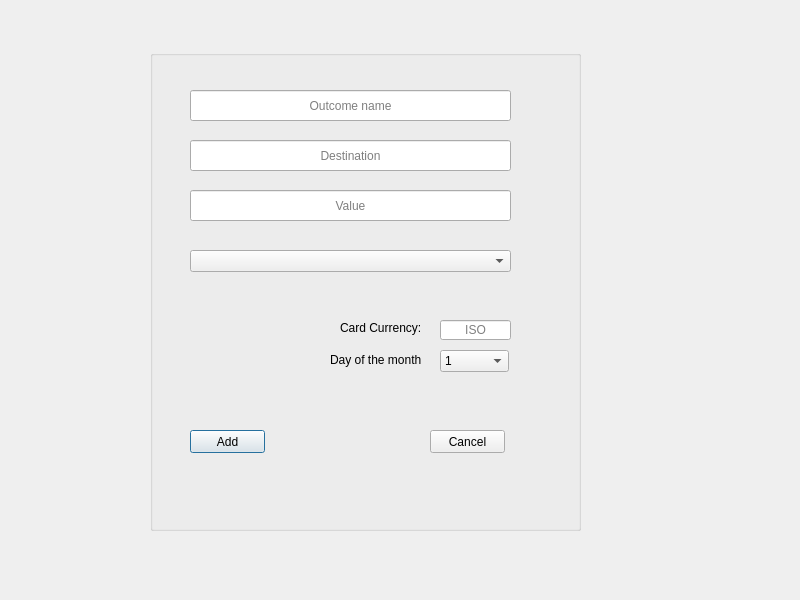
<?xml version="1.0" encoding="UTF-8"?>
<ui version="4.0">
 <class>AddOutComeDialog</class>
 <widget class="QDialog" name="AddOutComeDialog">
  <property name="geometry">
   <rect>
    <x>0</x>
    <y>0</y>
    <width>800</width>
    <height>600</height>
   </rect>
  </property>
  <property name="windowTitle">
   <string>AddOutComeDialog</string>
  </property>
  <widget class="QGroupBox" name="groupBox">
   <property name="geometry">
    <rect>
     <x>150</x>
     <y>50</y>
     <width>431</width>
     <height>481</height>
    </rect>
   </property>
   <property name="title">
    <string/>
   </property>
   <widget class="QLineEdit" name="OutcomeNameLineEdit">
    <property name="geometry">
     <rect>
      <x>40</x>
      <y>40</y>
      <width>321</width>
      <height>31</height>
     </rect>
    </property>
    <property name="alignment">
     <set>Qt::AlignCenter</set>
    </property>
    <property name="placeholderText">
     <string>Outcome name</string>
    </property>
   </widget>
   <widget class="QLineEdit" name="outcomeValue">
    <property name="geometry">
     <rect>
      <x>40</x>
      <y>140</y>
      <width>321</width>
      <height>31</height>
     </rect>
    </property>
    <property name="alignment">
     <set>Qt::AlignCenter</set>
    </property>
    <property name="placeholderText">
     <string>Value</string>
    </property>
   </widget>
   <widget class="QComboBox" name="cardsOutcomeComboBox">
    <property name="geometry">
     <rect>
      <x>40</x>
      <y>200</y>
      <width>321</width>
      <height>22</height>
     </rect>
    </property>
   </widget>
   <widget class="QComboBox" name="dayOfMonthComboBox">
    <property name="geometry">
     <rect>
      <x>290</x>
      <y>300</y>
      <width>69</width>
      <height>22</height>
     </rect>
    </property>
    <item>
     <property name="text">
      <string>1</string>
     </property>
    </item>
    <item>
     <property name="text">
      <string>2</string>
     </property>
    </item>
    <item>
     <property name="text">
      <string>3</string>
     </property>
    </item>
    <item>
     <property name="text">
      <string>4</string>
     </property>
    </item>
    <item>
     <property name="text">
      <string>5</string>
     </property>
    </item>
    <item>
     <property name="text">
      <string>6</string>
     </property>
    </item>
    <item>
     <property name="text">
      <string>7</string>
     </property>
    </item>
    <item>
     <property name="text">
      <string>8</string>
     </property>
    </item>
    <item>
     <property name="text">
      <string>9</string>
     </property>
    </item>
    <item>
     <property name="text">
      <string>10</string>
     </property>
    </item>
    <item>
     <property name="text">
      <string>11</string>
     </property>
    </item>
    <item>
     <property name="text">
      <string>12</string>
     </property>
    </item>
    <item>
     <property name="text">
      <string>13</string>
     </property>
    </item>
    <item>
     <property name="text">
      <string>14</string>
     </property>
    </item>
    <item>
     <property name="text">
      <string>15</string>
     </property>
    </item>
    <item>
     <property name="text">
      <string>16</string>
     </property>
    </item>
    <item>
     <property name="text">
      <string>17</string>
     </property>
    </item>
    <item>
     <property name="text">
      <string>18</string>
     </property>
    </item>
    <item>
     <property name="text">
      <string>19</string>
     </property>
    </item>
    <item>
     <property name="text">
      <string>20</string>
     </property>
    </item>
    <item>
     <property name="text">
      <string>21</string>
     </property>
    </item>
    <item>
     <property name="text">
      <string>22</string>
     </property>
    </item>
    <item>
     <property name="text">
      <string>23</string>
     </property>
    </item>
    <item>
     <property name="text">
      <string>24</string>
     </property>
    </item>
    <item>
     <property name="text">
      <string>25</string>
     </property>
    </item>
    <item>
     <property name="text">
      <string>26</string>
     </property>
    </item>
    <item>
     <property name="text">
      <string>27</string>
     </property>
    </item>
    <item>
     <property name="text">
      <string>28</string>
     </property>
    </item>
   </widget>
   <widget class="QLabel" name="label">
    <property name="geometry">
     <rect>
      <x>180</x>
      <y>300</y>
      <width>91</width>
      <height>20</height>
     </rect>
    </property>
    <property name="text">
     <string>Day of the month:</string>
    </property>
   </widget>
   <widget class="QPushButton" name="addPeriodicallyOutcomePushButton">
    <property name="geometry">
     <rect>
      <x>40</x>
      <y>380</y>
      <width>75</width>
      <height>23</height>
     </rect>
    </property>
    <property name="text">
     <string>Add</string>
    </property>
   </widget>
   <widget class="QPushButton" name="cancelAddOutcomePushButton">
    <property name="geometry">
     <rect>
      <x>280</x>
      <y>380</y>
      <width>75</width>
      <height>23</height>
     </rect>
    </property>
    <property name="text">
     <string>Cancel</string>
    </property>
   </widget>
   <widget class="QLabel" name="label_2">
    <property name="geometry">
     <rect>
      <x>190</x>
      <y>270</y>
      <width>81</width>
      <height>16</height>
     </rect>
    </property>
    <property name="text">
     <string>Card Currency:</string>
    </property>
   </widget>
   <widget class="QLineEdit" name="cardCurrencyISO">
    <property name="geometry">
     <rect>
      <x>290</x>
      <y>270</y>
      <width>71</width>
      <height>20</height>
     </rect>
    </property>
    <property name="alignment">
     <set>Qt::AlignCenter</set>
    </property>
    <property name="placeholderText">
     <string>ISO</string>
    </property>
   </widget>
   <widget class="QLineEdit" name="OutcomeDestinationLineEdit">
    <property name="geometry">
     <rect>
      <x>40</x>
      <y>90</y>
      <width>321</width>
      <height>31</height>
     </rect>
    </property>
    <property name="alignment">
     <set>Qt::AlignCenter</set>
    </property>
    <property name="placeholderText">
     <string>Destination</string>
    </property>
   </widget>
  </widget>
 </widget>
 <layoutdefault spacing="6" margin="11"/>
 <resources/>
 <connections/>
</ui>
